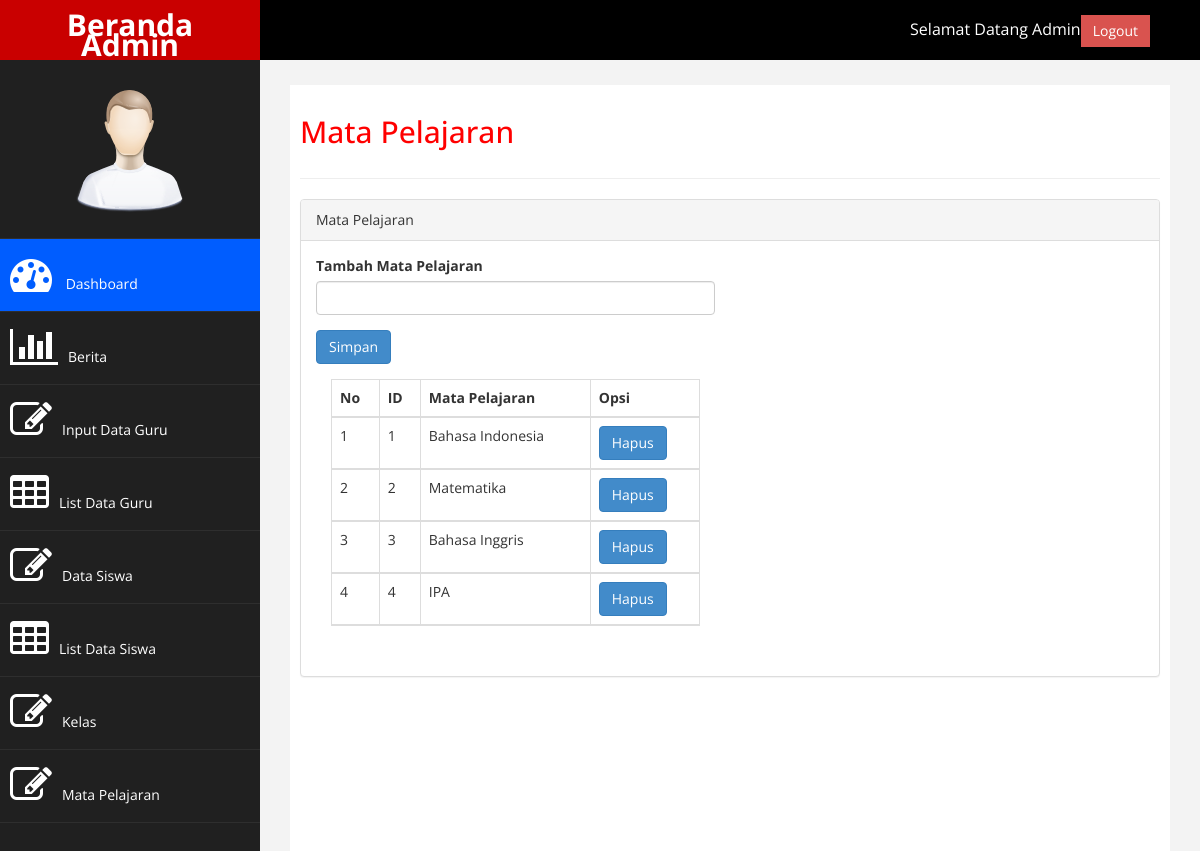
Screenshot of /mapel.php with the database file from the repository.
### tables this page shows
CREATE TABLE `mata_pelajaran` (
  `id_mapel` int(10) NOT NULL,
  `mapel` varchar(100) NOT NULL,
  `id_admin` int(10) NOT NULL,
  `id_tugas` int(10) NOT NULL,
  `id_ujian` int(10) NOT NULL
);

### mapel.php (the view, shortened to what this page needs)
<?php
    include "koneksi.php";
?>
<!DOCTYPE html>
<html xmlns="http://www.w3.org/1999/xhtml">
<head>
    <link href="assets/css/bootstrap.css" rel="stylesheet" />
    <link href="assets/css/font-awesome.css" rel="stylesheet" />
    <link href="assets/js/morris/morris-0.4.3.min.css" rel="stylesheet" />
    <link href="assets/css/custom.css" rel="stylesheet" />
</head>
<body>
    <div id="wrapper">
        <nav class="navbar navbar-default navbar-cls-top " role="navigation" style="margin-bottom: 0">
            <div class="navbar-header">
                <a class="navbar-brand" href="beranda_admin.php">Beranda Admin</a>
            </div>
  <div style="color: white;
padding: 15px 50px 5px 50px;
float: right;
font-size: 16px;">Selamat Datang Admin<a href="logout_admin.php" class="btn btn-danger square-btn-adjust">Logout</a> </div>
        </nav>
                <nav class="navbar-default navbar-side" role="navigation">
            <div class="sidebar-collapse">
                <ul class="nav" id="main-menu">
				<li class="text-center">
                    <img src="assets/img/find_user.png" class="user-image img-responsive"/>
					</li>
                    <li>
                        <a class="active-menu"  href="beranda_admin.php"><i class="fa fa-dashboard fa-3x"></i> Dashboard</a>
                    </li>
                    <li>
                        <a  href="berita.php"><i class="fa fa-bar-chart-o fa-3x"></i>Berita</a>
                    </li>
                    <li>
                        <a  href="data_guru.php"><i class="fa fa-edit fa-3x"></i>Input Data Guru</a>
                    </li>
                     <li>
                        <a  href="list_guru.php"><i class="fa fa-table fa-3x"></i>List Data Guru</a>
                    </li>
						        <li>
                        <a   href="data_siswa.php"><i class="fa fa-edit fa-3x"></i>Data Siswa</a>
                    </li>
                    <li>
                        <a  href="list_siswa.php"><i class="fa fa-table fa-3x"></i>List Data Siswa</a>
                    </li>
                    <li>
                        <a  href="kelas.php"><i class="fa fa-edit fa-3x"></i>Kelas</a>
                    </li>
                     <li>
                        <a  href="mapel.php"><i class="fa fa-edit fa-3x"></i>Mata Pelajaran</a>
                    </li>
                </ul>
            </div>
        </nav>
        <div id="page-wrapper" >
            <div id="page-inner">
                <div class="row">
                    <div class="col-md-12">
                     <h2>Mata Pelajaran</h2>
                    </div>
                </div>
                 <hr />
                <div class="col-md-3 col-sm-6 col-xs-6"> </div>
<div class="panel panel-default">
  <div class="panel-heading">Mata Pelajaran</div>
    <div class="panel-body">
      <div class="row">
        <div class="col-md-6">
                        <form method="post" role="form">
                                  <div class="form-group">
                                  <label>Tambah Mata Pelajaran</label>
                                  <input name="mapel" class="form-control" />
                              </div>
                          <button class="btn btn-primary " name="simpan">Simpan</button>
                        </form>
                        <div class="panel-body">
                            <div class="table-responsive">
                                <table class="table table-striped table-bordered table-hover" id="dataTables-example">
                                    <thead>
                                        <tr>
                                            <th>No</th>
                                            <th>ID</th>
                                            <th>Mata Pelajaran</th>
                                            <th>Opsi</th>
                                        </tr>
                                        <?php
                                        $no = 1;
                                        $qry = mysqli_query($koneksi,"SELECT * FROM mata_pelajaran");
                                        while($data=mysqli_fetch_array($qry)) {
                                        ?>
                                        <tr>
                                            <td><?php echo $no++; ?></td>
                                            <td><?php echo $data['id_mapel'];?></td>
                                            <td><?php echo $data['mapel'];?></td>
                                            <td>
                                                <a class="btn btn-primary " onclick="return confirm('Anda Yakin ?')" href="hapus_mapel.php?id=<?php echo $data['id_mapel']; ?>">Hapus</a>
                                            </td>
                                        </tr>
                                        <?php } ?>
                                    </thead>
                                </table>
        </div>
      </div>
    </div>
</body>
</html>

### assets/css/custom.css (style rules this page uses)
body { font-family: 'Open Sans', sans-serif; }
#wrapper { width: 100%; background:#202020; }
#page-wrapper { padding: 15px 15px; min-height: 600px; background:#F3F3F3; }
#page-inner { width:100%; margin:10px 20px 10px 0px; background-color:#fff!important; padding:10px; min-height:1200px; }
.text-center { text-align:center; }
h2 { color: #f00; }
.square-btn-adjust { border: 0px solid transparent; -webkit-border-radius: 0px; -moz-border-radius: 0px; border-radius: 0px; }
.user-image { margin: 25px auto; -webkit-border-radius: 10px; -moz-border-radius: 10px; border-radius: 10px; max-height:170px; max-width:170px; }
.navbar-cls-top .navbar-brand { color: #fff; background: #005dff; width: 260px; text-align: center; height: 60px; font-size: 30px; font-weight: 700; }
.active-menu { background-color:#005dff!important; }
.sidebar-collapse , .sidebar-collapse .nav { background:none; }
.sidebar-collapse .nav { padding:0; }
.sidebar-collapse .nav > li > a { color:#fff; background:#202020; text-shadow:none; }
.sidebar-collapse > .nav > li > a { padding:15px 10px; }
.sidebar-collapse > .nav > li { border-bottom: 1px solid rgba(107, 108, 109, 0.19); }
.navbar-side { border:none; background-color: #202020; }
.navbar-cls-top { background:#000; border-bottom:none; }
.navbar-default { border:0px solid black; }
.navbar-header { background: #A70303; }
.nav > li > a > i { margin-right:10px; }
@media (min-width:768px) { #page-wrapper { margin: 0 0 0 260px; padding: 15px 30px; min-height: 1200px; } }
@media (min-width:768px) { .navbar-side { z-index: 1; position: absolute; width: 260px; } }
@media (min-width:768px) { .navbar { border-radius: 0px; } }

### rows the page displays
mata_pelajaran: id_mapel "1", mapel "Bahasa Indonesia"
mata_pelajaran: id_mapel "2", mapel "Matematika"
mata_pelajaran: id_mapel "3", mapel "Bahasa Inggris"
mata_pelajaran: id_mapel "4", mapel "IPA"
